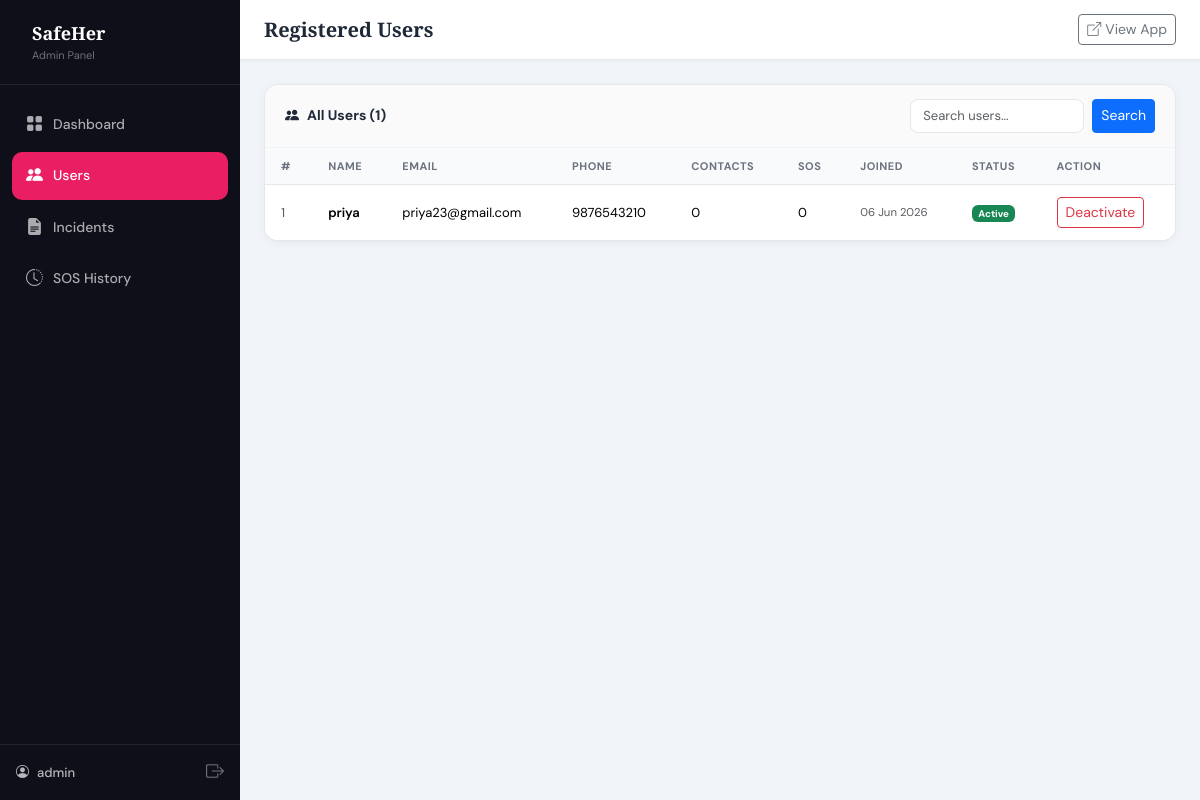
Screenshot of /admin/users (signed in) with the database file from the repository.
### models.py (models this page shows, shortened)
class User(UserMixin, db.Model):
    __tablename__ = 'users'
    id = db.Column(db.Integer, primary_key=True)
    full_name = db.Column(db.String(100), nullable=False)
    email = db.Column(db.String(150), unique=True, nullable=False)
    phone = db.Column(db.String(20), nullable=False)
    password_hash = db.Column(db.String(256), nullable=False)
    address = db.Column(db.String(300))
    profile_pic = db.Column(db.String(200), default='default.png')
    is_active = db.Column(db.Boolean, default=True)
    created_at = db.Column(db.DateTime, default=datetime.utcnow)
    last_login = db.Column(db.DateTime)
    contacts = db.relationship('EmergencyContact', backref='user', lazy=True, cascade='all, delete-orphan')
    sos_history = db.relationship('SOSHistory', backref='user', lazy=True, cascade='all, delete-orphan')
    incident_reports = db.relationship('IncidentReport', backref='user', lazy=True, cascade='all, delete-orphan')

### routes/admin.py (the view)
@admin_bp.route('/users')
@admin_required
def users():
    page = request.args.get('page', 1, type=int)
    search = request.args.get('search', '')
    query = User.query
    if search:
        query = query.filter(
            (User.full_name.ilike(f'%{search}%')) |
            (User.email.ilike(f'%{search}%')) |
            (User.phone.ilike(f'%{search}%'))
        )
    users_paginated = query.order_by(User.created_at.desc()).paginate(page=page, per_page=15, error_out=False)
    return render_template('admin/users.html', users=users_paginated, search=search)

### routes/admin.py (called while the page is built)
def admin_required(f):
    @wraps(f)
    def decorated_function(*args, **kwargs):
        if not session.get('admin_logged_in'):
            flash('Admin login required.', 'warning')
            return redirect(url_for('admin.login'))
        return f(*args, **kwargs)
    return decorated_function

### templates/admin/users.html (shortened to what this page needs)
{% extends "admin/base.html" %}
{% block page_title %}Registered Users{% endblock %}
{% block content %}
<div class="admin-card">
  <div class="admin-card-header">
    <h6><i class="bi bi-people-fill me-2"></i>All Users ({{ users.total }})</h6>
    <form class="d-flex gap-2">
      <input type="text" name="search" class="form-control form-control-sm admin-search"
             placeholder="Search users..." value="{{ search }}">
      <button class="btn btn-sm btn-primary">Search</button>
    </form>
  </div>
  <div class="admin-card-body p-0">
    <div class="table-responsive">
      <table class="table admin-table mb-0">
        <thead>
          <tr>
            <th>#</th><th>Name</th><th>Email</th><th>Phone</th>
            <th>Contacts</th><th>SOS</th><th>Joined</th><th>Status</th><th>Action</th>
          </tr>
        </thead>
        <tbody>
        {% for u in users.items %}
        <tr>
          <td class="text-muted">{{ u.id }}</td>
          <td class="fw-600">{{ u.full_name }}</td>
          <td>{{ u.email }}</td>
          <td>{{ u.phone }}</td>
          <td>{{ u.contacts|length }}</td>
          <td>{{ u.sos_history|length }}</td>
          <td class="text-muted small">{{ u.created_at.strftime('%d %b %Y') }}</td>
          <td>
            {% if u.is_active %}
            <span class="badge bg-success">Active</span>
            {% else %}
            <span class="badge bg-secondary">Inactive</span>
            {% endif %}
          </td>
          <td>
            <form method="POST" action="{{ url_for('admin.toggle_user', user_id=u.id) }}" class="d-inline">
              <button type="submit" class="btn btn-sm {% if u.is_active %}btn-outline-danger{% else %}btn-outline-success{% endif %}">
                {% if u.is_active %}Deactivate{% else %}Activate{% endif %}
              </button>
            </form>
          </td>
        </tr>
        {% else %}
        <tr><td colspan="9" class="text-center text-muted py-4">No users found.</td></tr>
        {% endfor %}
        </tbody>
      </table>
    </div>
  </div>
</div>
{% endblock %}

### templates/admin/base.html (shortened to what this page needs)
<!DOCTYPE html>
<html lang="en">
<head>
    <link href="https://cdn.jsdelivr.net/npm/bootstrap@5.3.2/dist/css/bootstrap.min.css" rel="stylesheet">
    <link href="https://cdn.jsdelivr.net/npm/bootstrap-icons@1.11.3/font/bootstrap-icons.min.css" rel="stylesheet">
    <link rel="stylesheet" href="{{ url_for('static', filename='css/main.css') }}">
    <link rel="stylesheet" href="{{ url_for('static', filename='css/admin.css') }}">
</head>
<body class="admin-body">
<div class="admin-layout">
    <div class="admin-sidebar">
        <div class="admin-brand">
            <div>
                <div class="brand-title">SafeHer</div>
                <div class="brand-sub">Admin Panel</div>
            </div>
        </div>
        <nav class="admin-nav">
            <a href="{{ url_for('admin.dashboard') }}" class="admin-nav-link {% if request.endpoint == 'admin.dashboard' %}active{% endif %}">
                <i class="bi bi-grid-fill"></i> Dashboard
            </a>
            <a href="{{ url_for('admin.users') }}" class="admin-nav-link {% if request.endpoint == 'admin.users' %}active{% endif %}">
                <i class="bi bi-people-fill"></i> Users
            </a>
            <a href="{{ url_for('admin.incidents') }}" class="admin-nav-link {% if request.endpoint == 'admin.incidents' %}active{% endif %}">
                <i class="bi bi-file-earmark-text-fill"></i> Incidents
            </a>
            <a href="{{ url_for('admin.sos_history') }}" class="admin-nav-link {% if request.endpoint == 'admin.sos_history' %}active{% endif %}">
                <i class="bi bi-clock-history"></i> SOS History
            </a>
        </nav>
        <div class="admin-sidebar-footer">
            <div class="admin-user">
                <i class="bi bi-person-circle me-2"></i>
                {{ session.get('admin_name', 'Admin') }}
            </div>
            <a href="{{ url_for('admin.logout') }}" class="admin-logout">
                <i class="bi bi-box-arrow-right"></i>
            </a>
        </div>
    </div>
    <div class="admin-main">
        <div class="admin-topbar">
            <h5 class="admin-page-title">{% block page_title %}Dashboard{% endblock %}</h5>
            <div class="admin-topbar-right">
                <a href="{{ url_for('index') }}" class="btn btn-sm btn-outline-secondary" target="_blank">
                    <i class="bi bi-box-arrow-up-right me-1"></i>View App
                </a>
            </div>
        </div>
        <div class="admin-content">
            {% block content %}{% endblock %}
        </div>
    </div>
</div>
</body>
</html>

### static/css/main.css (style rules this page uses)
:root { --primary: #e91e63; --primary-dark: #c2185b; --primary-light: #fce4ec; --secondary: #7c3aed; --accent: #f97316; --success: #10b981; --warning: #f59e0b; --danger: #ef4444; --info: #3b82f6; --dark: #0f0f1a; --dark-2: #1a1a2e; --text: #1f2937; --text-muted: #6b7280; --border: #e5e7eb; --bg: #fafafa; --sidebar-w: 260px; --sidebar-bg: #0f0f1a; --sidebar-text: rgba(255,255,255,0.75); --topbar-h: 64px; --radius: 16px; --radius-sm: 10px; --shadow: 0 4px 24px rgba(0,0,0,0.08); --shadow-md: 0 8px 32px rgba(0,0,0,0.12); --transition: 0.2s ease; }
*, *::before, *::after { box-sizing: border-box; }
body { font-family: 'DM Sans', sans-serif; color: var(--text); background: var(--bg); margin: 0; }
h1,h2,h3,h4,h5,h6 { font-family: 'Playfair Display', serif; }
.fw-600 { font-weight: 600; }

### static/css/admin.css (style rules this page uses)
.admin-body { background: #f1f5f9; font-family: 'DM Sans', sans-serif; }
.admin-layout { display: flex; min-height: 100vh; }
.admin-sidebar { width: 240px; flex-shrink: 0; background: #0f0f1a; display: flex; flex-direction: column; position: fixed; top: 0; left: 0; bottom: 0; z-index: 100; }
.admin-brand { display: flex; align-items: center; gap: 12px; padding: 20px 20px; border-bottom: 1px solid rgba(255,255,255,0.08); }
.brand-title { font-family: 'Playfair Display', serif; font-size: 18px; font-weight: 700; color: white; }
.brand-sub { font-size: 11px; color: rgba(255,255,255,0.4); }
.admin-nav { padding: 16px 12px; flex: 1; }
.admin-nav-link { display: flex; align-items: center; gap: 10px; padding: 11px 14px; border-radius: 10px; color: rgba(255,255,255,0.65); text-decoration: none; font-size: 14px; font-weight: 500; margin-bottom: 4px; transition: all 0.2s; }
.admin-nav-link i { font-size: 17px; }
.admin-nav-link.active { background: #e91e63; color: white; }
.admin-sidebar-footer { padding: 14px 16px; border-top: 1px solid rgba(255,255,255,0.08); display: flex; align-items: center; gap: 10px; }
.admin-user { flex: 1; color: rgba(255,255,255,0.7); font-size: 13px; font-weight: 500; display: flex; align-items: center; }
.admin-logout { color: rgba(255,255,255,0.4); font-size: 18px; text-decoration: none; transition: color 0.2s; }
.admin-main { margin-left: 240px; flex: 1; display: flex; flex-direction: column; min-height: 100vh; }
.admin-topbar { height: 60px; background: white; border-bottom: 1px solid #e5e7eb; display: flex; align-items: center; justify-content: space-between; padding: 0 24px; position: sticky; top: 0; z-index: 50; box-shadow: 0 1px 4px rgba(0,0,0,0.05); }
.admin-page-title { font-family: 'Playfair Display', serif; font-size: 20px; font-weight: 700; margin: 0; }
.admin-topbar-right { display: flex; align-items: center; gap: 12px; }
.admin-content { padding: 24px; flex: 1; }
.admin-card { background: white; border-radius: 14px; border: 1px solid #e5e7eb; box-shadow: 0 2px 8px rgba(0,0,0,0.05); overflow: hidden; }
.admin-card-header { display: flex; align-items: center; justify-content: space-between; padding: 14px 20px; border-bottom: 1px solid #f3f4f6; background: #fafafa; }
.admin-card-header h6 { margin: 0; font-size: 14px; font-family: 'DM Sans', sans-serif; font-weight: 700; }
.admin-card-body { padding: 16px; }
.admin-table { font-size: 13px; margin: 0; }
.admin-table thead th { background: #f9fafb; font-weight: 700; font-size: 11px; text-transform: uppercase; letter-spacing: 0.5px; color: #6b7280; border-bottom: 1px solid #e5e7eb; padding: 10px 16px; }
.admin-table tbody td { padding: 12px 16px; vertical-align: middle; border-bottom: 1px solid #f3f4f6; }
.admin-table tbody tr:last-child td { border-bottom: none; }
.admin-search { border-radius: 8px; font-size: 13px; border: 1.5px solid #e5e7eb; padding: 6px 12px; }

### rows the page displays
User: id "1", full_name "priya", email "priya23@gmail.com", phone "9876543210", contacts|length "0", sos_history|length "0", created_at "06 Jun 2026", is_active "Active"

### other values shown
{{ session.get('admin_name', 'Admin') }} "admin"
{{ users.total }} "1"
